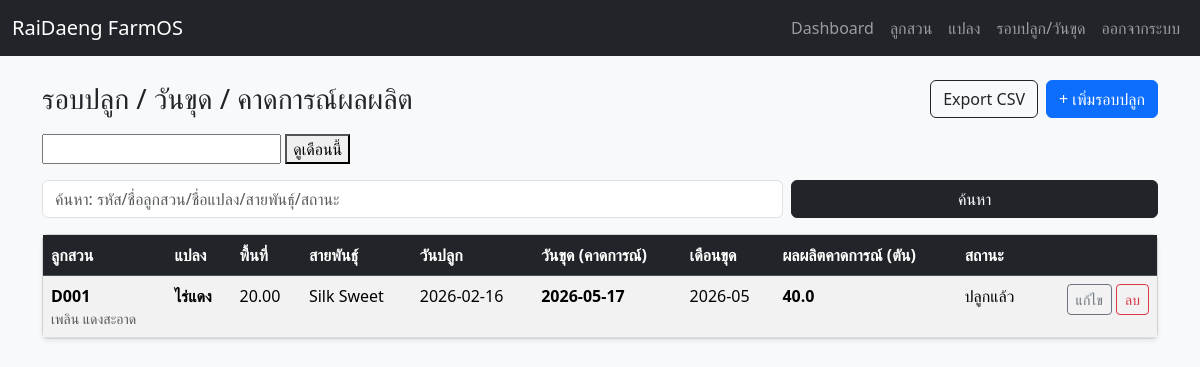
Screenshot of /plantings (signed in) with the database file from the repository.
### app.py (models this page shows, shortened)
class Farmer(SQLModel, table=True):
    id: Optional[int] = Field(default=None, primary_key=True)
    code: str = Field(index=True, unique=True)  # e.g., RD001
    name: str = Field(index=True)
    phone: str = Field(index=True)
    line_id: Optional[str] = Field(default="")
    province: Optional[str] = Field(default="")
    district: Optional[str] = Field(default="")
    address: Optional[str] = Field(default="")
    notes: Optional[str] = Field(default="")

class Plot(SQLModel, table=True):
    id: Optional[int] = Field(default=None, primary_key=True)
    farmer_id: int = Field(foreign_key="farmer.id", index=True)
    plot_name: str = Field(index=True)
    area_rai: float = Field(default=0.0)
    location_hint: Optional[str] = Field(default="")  # free text / lat,lng later

class Planting(SQLModel, table=True):
    id: Optional[int] = Field(default=None, primary_key=True)
    plot_id: int = Field(foreign_key="plot.id", index=True)
    crop: str = Field(default="มันหวานญี่ปุ่น")
    variety: str = Field(default="Silk Sweet")
    plant_date: date = Field(index=True)
    days_to_harvest: int = Field(default=120)  # editable per record
    yield_ton_per_rai: float = Field(default=1.5)  # default from your assumption
    status: str = Field(default="ปลูกแล้ว")  # planned / planted / harvested
    notes: Optional[str] = Field(default="")

### app.py (the view)
@app.get("/plantings", response_class=HTMLResponse)
def plantings_page(
    request: Request,
    q: str = "",
    month: str = "",   # 👈 เพิ่มตัวนี้ (รูปแบบ YYYY-MM)
    user: User = Depends(require_user),
    session: Session = Depends(get_session),
):
    farmers = session.exec(select(Farmer)).all()
    plots = session.exec(select(Plot)).all()
    plantings = session.exec(select(Planting).order_by(Planting.plant_date.desc())).all()
    farmer_map = {f.id: f for f in farmers}
    plot_map = {p.id: p for p in plots}
    rows = []
    for pl in plantings:
        p = plot_map.get(pl.plot_id)
        f = farmer_map.get(p.farmer_id) if p else None
        tons = (p.area_rai if p else 0.0) * pl.yield_ton_per_rai
        rows.append(
            {
                "pl": pl,
                "plot": p,
                "farmer": f,
                "harvest_date": pl.harvest_date,
                "harvest_month": month_key(pl.harvest_date),
                "expected_tons": round(tons, 3),
            }
        )
    if q.strip():
        like = q.strip().lower()
        rows = [
            r for r in rows
            if like in (r["farmer"].name if r["farmer"] else "").lower()
            or like in (r["farmer"].code if r["farmer"] else "").lower()
            or like in (r["plot"].plot_name if r["plot"] else "").lower()
            or like in (r["pl"].variety or "").lower()
            or like in (r["pl"].status or "").lower()
        ]
    if month:
        rows = [
            r for r in rows
            if r["harvest_month"] == month
    ]
    total_tons = round(sum(r["expected_tons"] for r in rows), 3)
    return templates.TemplateResponse(
    "plantings.html",
    {
        "request": request,
        "app": APP_NAME,
        "rows": rows,
        "q": q,
        "month": month,
        "total_tons": total_tons,
    },
    )

### templates/plantings.html (shortened to what this page needs)
{% extends "base.html" %}
{% block content %}
<div class="d-flex justify-content-between align-items-center mb-3">
  <h3 class="mb-0">รอบปลูก / วันขุด / คาดการณ์ผลผลิต</h3>
  <div class="d-flex gap-2">
    <a class="btn btn-outline-dark" href="/export/harvest.csv" onclick="alert('ไฟล์ CSV จะถูกส่งเป็น JSON (csv) เพื่อให้คุณพี copy ได้ง่าย ถ้าต้องการเป็นดาวน์โหลดไฟล์จริง บอกผมได้ เดี๋ยวปรับให้)');">Export CSV</a>
    <a class="btn btn-primary" href="/plantings/new">+ เพิ่มรอบปลูก</a>
  </div>
</div>
<form method="get" class="mb-3">
  <input type="text" id="month_picker" name="month" value="{{ month }}">
  <button type="submit">ดูเดือนนี้</button>
</form>
<form class="row g-2 mb-3" method="get">
  <div class="col-md-8">
    <input class="form-control" name="q" value="{{ q }}" placeholder="ค้นหา: รหัส/ชื่อลูกสวน/ชื่อแปลง/สายพันธุ์/สถานะ">
  </div>
  <div class="col-md-4">
    <button class="btn btn-dark w-100">ค้นหา</button>
  </div>
</form>
<div class="card shadow-sm">
  <div class="table-responsive">
    <table class="table table-striped mb-0">
      <thead class="table-dark">
        <tr>
          <th>ลูกสวน</th>
          <th>แปลง</th>
          <th>พื้นที่</th>
          <th>สายพันธุ์</th>
          <th>วันปลูก</th>
          <th>วันขุด (คาดการณ์)</th>
          <th>เดือนขุด</th>
          <th>ผลผลิตคาดการณ์ (ตัน)</th>
          <th>สถานะ</th>
          <th></th>
        </tr>
      </thead>
      <tbody>
      {% for r in rows %}
        <tr>
          <td>
            <div class="fw-bold">{{ r.farmer.code if r.farmer else '' }}</div>
            <div class="text-muted small">{{ r.farmer.name if r.farmer else '' }}</div>
          </td>
          <td class="fw-bold">{{ r.plot.plot_name if r.plot else '' }}</td>
          <td>{{ "%.2f"|format(r.plot.area_rai if r.plot else 0) }}</td>
          <td>{{ r.pl.variety }}</td>
          <td>{{ r.pl.plant_date }}</td>
          <td class="fw-bold">{{ r.harvest_date }}</td>
          <td>{{ r.harvest_month }}</td>
          <td class="fw-bold">{{ r.expected_tons }}</td>
          <td>{{ r.pl.status }}</td>
          <td class="text-end">
            <a class="btn btn-sm btn-outline-secondary" href="/plantings/{{ r.pl.id }}/edit">แก้ไข</a>
            <form class="d-inline" method="post" action="/plantings/{{ r.pl.id }}/delete" onsubmit="return confirm('ลบรอบปลูกนี้?');">
              <button class="btn btn-sm btn-outline-danger">ลบ</button>
            </form>
          </td>
        </tr>
      {% endfor %}
      </tbody>
    </table>
  </div>
</div>
{% endblock %}

### templates/base.html (shortened to what this page needs)
<!doctype html>
<html lang="th">
<head>
  <link href="https://cdn.jsdelivr.net/npm/bootstrap@5.3.3/dist/css/bootstrap.min.css" rel="stylesheet">
</head>
<body class="bg-light">
<nav class="navbar navbar-expand-lg navbar-dark bg-dark">
  <div class="container-fluid">
    <a class="navbar-brand" href="/">{{ app }}</a>
    <div class="navbar-nav">
      <a class="nav-link" href="/">Dashboard</a>
      <a class="nav-link" href="/farmers">ลูกสวน</a>
      <a class="nav-link" href="/plots">แปลง</a>
      <a class="nav-link" href="/plantings">รอบปลูก/วันขุด</a>
      <a class="nav-link" href="/logout">ออกจากระบบ</a>
    </div>
  </div>
</nav>
<div class="container py-4">
  {% block content %}{% endblock %}
</div>
</body>
</html>

### rows the page displays
Farmer: farmer "D001", farmer "เพลิน แดงสะอาด"
Plot: plot "ไร่แดง", plot "20.00"
Planting: pl.variety "Silk Sweet", pl.plant_date "2026-02-16", pl.status "ปลูกแล้ว"

### other values shown
{{ app }} "RaiDaeng FarmOS"
{{ r.harvest_date }} "2026-05-17"
{{ r.harvest_month }} "2026-05"
{{ r.expected_tons }} "40.0"
